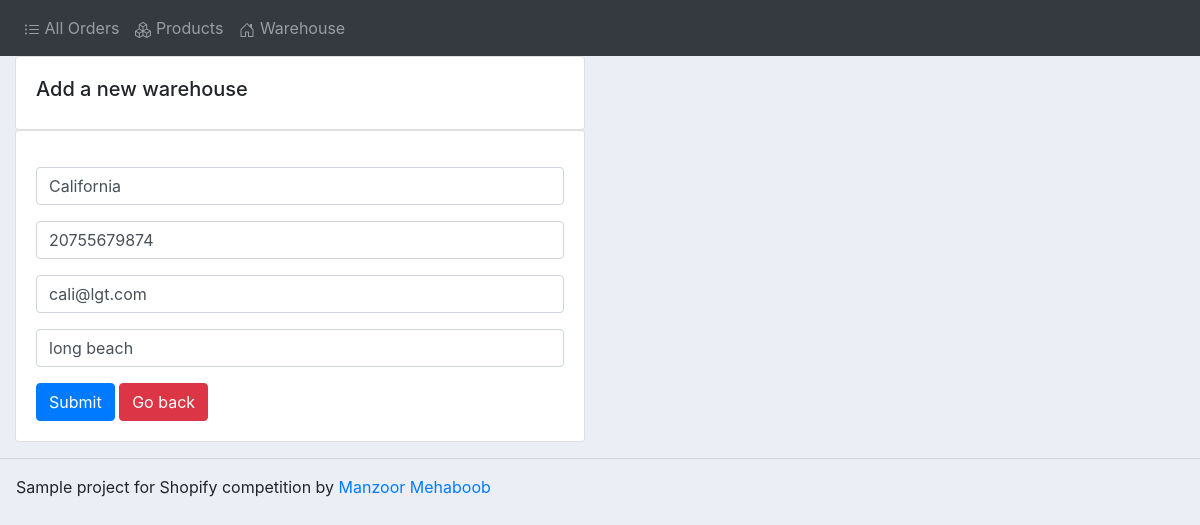
The page /update_warehouse/2/ on the database as committed earlier.
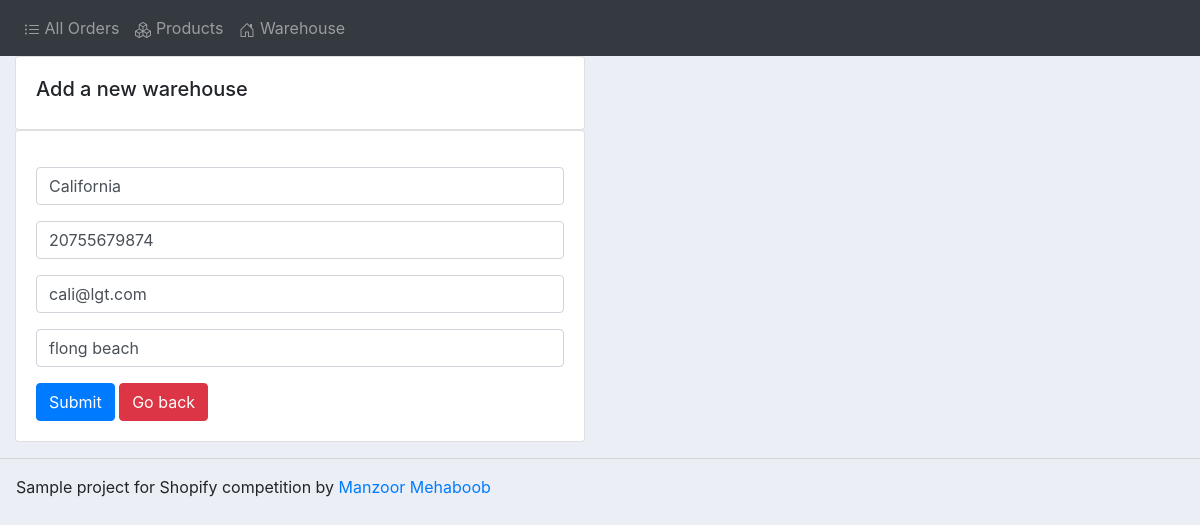
The same page on the database as committed later.
### accounts/models.py (models this page shows, shortened)
class Warehouse(models.Model):
	id = models.AutoField(primary_key=True)
	name = models.CharField(max_length=200, null=True)
	phone = models.CharField(max_length=200, null=True)
	email = models.CharField(max_length=200, null=True)
	place = models.CharField(max_length=200, null=True)
	date_created = models.DateTimeField(auto_now_add=True, null=True)

### accounts/views.py (the view)
# urls.py: path('update_warehouse/<str:pk>/', views.updateWarehouse, name="update_warehouse"),
def updateWarehouse(request, pk):
	warehouse = Warehouse.objects.get(id=pk)
	form = WarehouseForm(instance=warehouse)
	if request.method == 'POST':
		form = WarehouseForm(request.POST, instance=warehouse)
		if form.is_valid():
			form.save()
			return redirect('warehouse_list')
	context = {'form':form}
	return render(request, 'accounts/add_warehouse.html', context)

### accounts/forms.py
class WarehouseForm(ModelForm):
	name = forms.CharField(widget=forms.TextInput(attrs={"class": "form-control", "placeholder": "Warehouse Name", "maxlength": "256", "name": "name", "id":"name"}))
	email = forms.CharField(widget=forms.TextInput(attrs={"class": "form-control", "placeholder": "Warehouse Email", "maxlength": "256", "name": "email", "id":"email"}))
	phone = forms.CharField(widget=forms.TextInput(attrs={"class": "form-control", "placeholder": "Warehouse Phone", "maxlength": "256", "name": "phone", "id":"phone"}))
	place = forms.CharField(widget=forms.TextInput(attrs={"class": "form-control", "placeholder": "Warehouse City", "maxlength": "256", "name": "place", "id":"place"}))
	class Meta:
		model = Warehouse
		fields = ['name', 'phone', 'email', 'place']

### accounts/templates/accounts/add_warehouse.html (shortened to what this page needs)
{% extends 'accounts/main.html' %}
{% load static %}
{% block content %}
<div class="row">
	<div class="col-md-6">
		<div class="card card-body">
			<h5>Add a new warehouse</h5>
		</div>
		<div class="card card-body">
			<form action="" method="POST">
				<div class="my-3">{{form.name}}</div>
				<div class="my-3">{{form.phone}}</div>
				<div class="my-3">{{form.email}}</div>
				<div class="my-3">{{form.place}}</div>
				<input class="btn btn-primary" type="submit" name="Submit">
				<a class="btn btn-primary btn-danger" href="{% url 'warehouse_list' %}"> Go back</a>
			</form>
		</div>
	</div>
</div>
{% endblock %}

Rows that differ between the two databases and show on the page:
changed Warehouse "California": place "long beach" → "flong beach"
